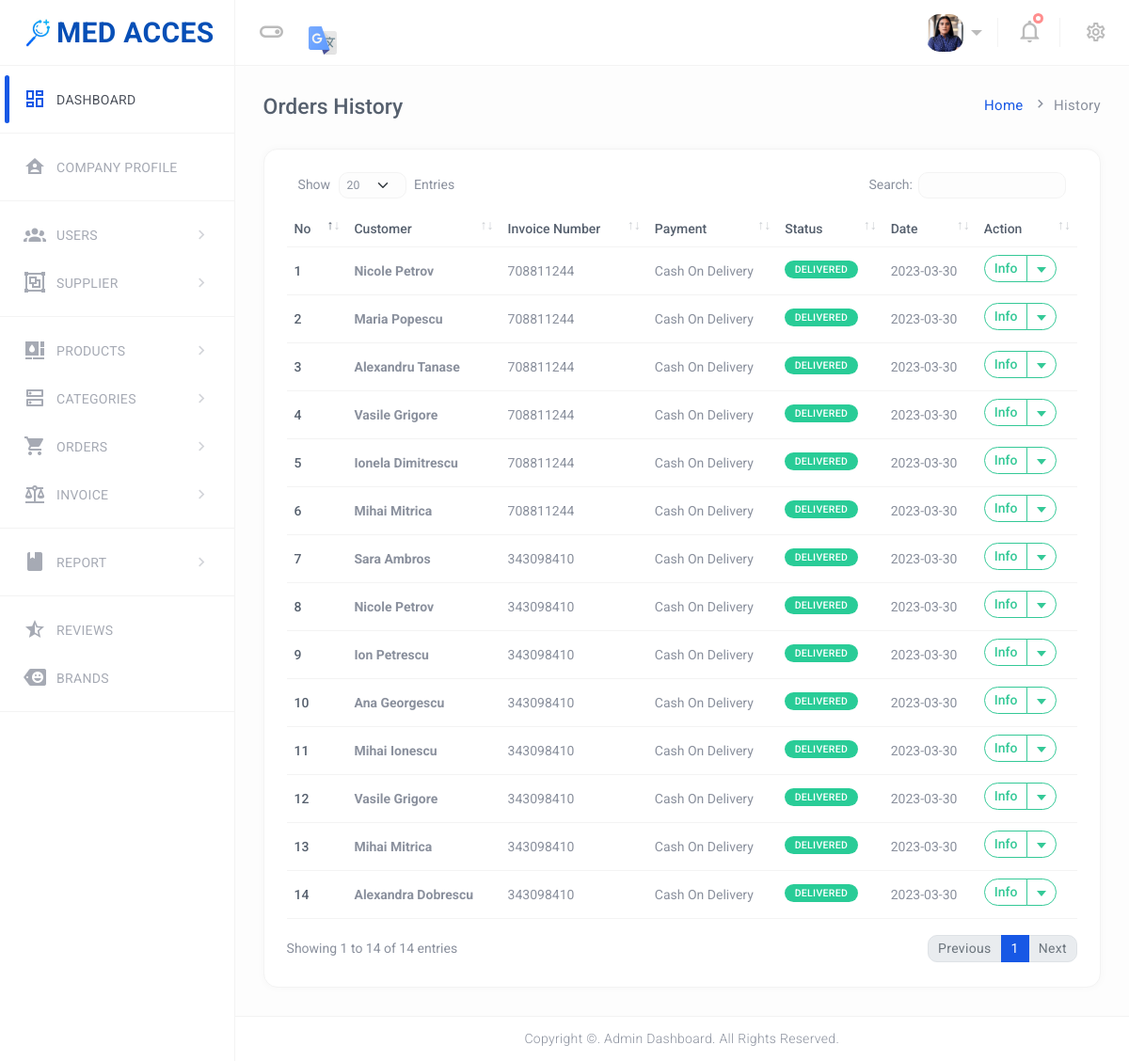
The app's page /med/admin/order-history.php (signed in) with its own data.
### tables this page shows
CREATE TABLE `users` (
  `id` int(11) NOT NULL,
  `name` varchar(255) DEFAULT NULL,
  `email` varchar(255) DEFAULT NULL,
  `contactNo` bigint(11) DEFAULT NULL,
  `password` varchar(255) DEFAULT NULL,
  `shippingAddress` longtext DEFAULT NULL,
  `shippingCountry` varchar(255) DEFAULT NULL,
  `shippingCity` varchar(255) DEFAULT NULL,
  `shippingZipcode` int(11) DEFAULT NULL,
  `shippingContact` int(10) DEFAULT NULL,
  `billingAddress` varchar(255) DEFAULT NULL,
  `billingCountry` varchar(255) DEFAULT NULL,
  `billingCity` varchar(255) DEFAULT NULL,
  `billingState` varchar(255) DEFAULT NULL,
  `billingZipcode` int(11) DEFAULT NULL,
  `billingContact` int(11) DEFAULT NULL,
  `activationcode` varchar(255) NOT NULL DEFAULT 'g2o9@h3$n%&h09',
  `regDate` timestamp NOT NULL DEFAULT current_timestamp(),
  `updationDate` varchar(255) DEFAULT NULL
);

### med/admin/order-history.php (the view, shortened to what this page needs)
<?php
include('includes/dbconnection.php');
?>
<!DOCTYPE html>
<html lang="en" dir="ltr">
<head>
	<link rel="stylesheet" href="assets/mdi/css/materialdesignicons.min.css">
	<link href="assets/plugins/simplebar/simplebar.css" rel="stylesheet" />
	<link href='assets/plugins/data-tables/datatables.bootstrap5.min.css' rel='stylesheet'>
	<link href='assets/plugins/data-tables/responsive.datatables.min.css' rel='stylesheet'>
	<link id="Shop-css" rel="stylesheet" href="assets/css/style.css" />
</head>
<body class="ec-header-fixed ec-sidebar-fixed ec-sidebar-dark ec-header-light" id="body">
	<div class="wrapper">
		<?php @include("includes/sidebar.php");?>
		<div class="ec-page-wrapper">
			<?php @include("includes/header.php");?>
			<div class="ec-content-wrapper">
				<div class="content">
					<div class="breadcrumb-wrapper breadcrumb-wrapper-2">
						<h1>Orders History</h1>
						<p class="breadcrumbs"><span><a href="dashboard.php">Home</a></span>
							<span><i class="mdi mdi-chevron-right"></i></span>History
						</p>
					</div>
					<div class="row">
						<div class="col-12">
							<div class="card card-default">
								<div class="card-body">
									<div class="table-responsive">
										<table id="responsive-data-table" class="table" style="width:100%">
											<thead>
												<tr>
													<th>No</th>
													<th>Customer</th>
													<th>Invoice Number</th>
													<th>Payment</th>
													<th>Status</th>
													<th>Date</th>
													<th>Action</th>
												</tr>
											</thead>
											<tbody>
											<?php
											$sql="select distinct invoiceNumber,userid,paymentMethod    from orders ORDER BY invoiceNumber DESC";
											$query = $dbh -> prepare($sql);
											$query->execute();
											$results=$query->fetchAll(PDO::FETCH_OBJ);
											$cnt=1;
											if($query->rowCount() > 0)
											{
												foreach($results as $row)
													{  ?>
														<tr>
															<td><?php echo $cnt;?></td>
															<?php
															$user=$row->userid;
															$ret4=mysqli_query($con,"select * from users where id='$user'");
															while($row4=mysqli_fetch_array($ret4))
															{
																?>
																<td><strong><?php echo htmlentities($row4['name']);?></strong>
																	<?php
																}?>
															</td>
															<td><?php  echo htmlentities($row->invoiceNumber);?></td>
															<td><?php  echo htmlentities($row->paymentMethod);?></td>
															<td><span class="mb-2 mr-2 badge badge-success">Delivered</span>
															</td>
															<td>2023-03-30</td>
															<td>
																<div class="btn-group mb-1">
																	<button type="button"
																	class="btn btn-outline-success">Info</button>
																	<button type="button" class="btn btn-outline-success dropdown-toggle dropdown-toggle-split" data-bs-toggle="dropdown" aria-haspopup="true" aria-expanded="false" data-display="static">
																	</button>
																</div>
															</td>
														</tr>
														<?php
														$cnt++;
													}
												}?>
											</tbody>
										</table>
									</div>
								</div>
							</div>
						</div>
					</div>
				</div>
			</div>
			<?php @include("includes/footer.php");?>
		</div>
	</div>
</body>
</html>

### med/admin/includes/header.php (shortened to what this page needs)
<header class="ec-main-header" id="header">
  <nav class="navbar navbar-static-top navbar-expand-lg">
    <button id="sidebar-toggler" class="sidebar-toggle"></button>
      <img src="assets/img/icons/translate.svg" alt="user" style="height: 30px; width: auto; margin-top: 16px; margin-right: 10px;">
    <div class="navbar-right">
      <ul class="nav navbar-nav">
        <li class="dropdown user-menu">
          <?php
          $aid=$_SESSION['odmsaid'];
          $sql="SELECT * from  tbladmin where id=:aid";
          $query = $dbh -> prepare($sql);
          $query->bindParam(':aid',$aid,PDO::PARAM_STR);
          $query->execute();
          $results=$query->fetchAll(PDO::FETCH_OBJ);
          if($query->rowCount() > 0)
          {
            foreach($results as $row)
            {
              ?>
              <button class="dropdown-toggle nav-link ec-drop" data-bs-toggle="dropdown" aria-expanded="false">
                <?php
                if($row->photo=="avatar15.jpg")
                {
                  ?>
                  <img src="../assets/img/user/user.jpg" class="user-image" alt="User Image" />
                  <?php
                } else {
                  ?>
                  <img class="user-image" alt="User Image" src="profileimages/<?php  echo $row->photo;?>" alt="">
                  <?php
                } ?>
              </button>
              <?php
            }
          } ?>
        </li>
        <li class="dropdown notifications-menu custom-dropdown">
          <button class="dropdown-toggle notify-toggler custom-dropdown-toggler">
            <i class="mdi mdi-bell-outline"></i>
          </button>
          <div class="card card-default dropdown-notify dropdown-menu-right mb-0">
            <div class="card-body px-0 py-0">
            <div class="tab-content" id="myTabContent3">
          <li class="right-sidebar-in right-sidebar-2-menu">
              <i class="mdi mdi-settings-outline mdi-spin"></i>
          </li>
  </nav>
</header>

### records on screen
users: name "Nicole Petrov"
users: name "Maria Popescu"
users: name "Alexandru Tanase"
users: name "Vasile Grigore"
users: name "Ionela Dimitrescu"
users: name "Mihai Mitrica"
users: name "Sara Ambros"
users: name "Nicole Petrov"
users: name "Ion Petrescu"
users: name "Ana Georgescu"
users: name "Mihai Ionescu"
users: name "Alexandra Dobrescu"

### other values on screen
$row->invoiceNumber "708811244"
$row->paymentMethod "Cash On Delivery"
$row->invoiceNumber "343098410"
